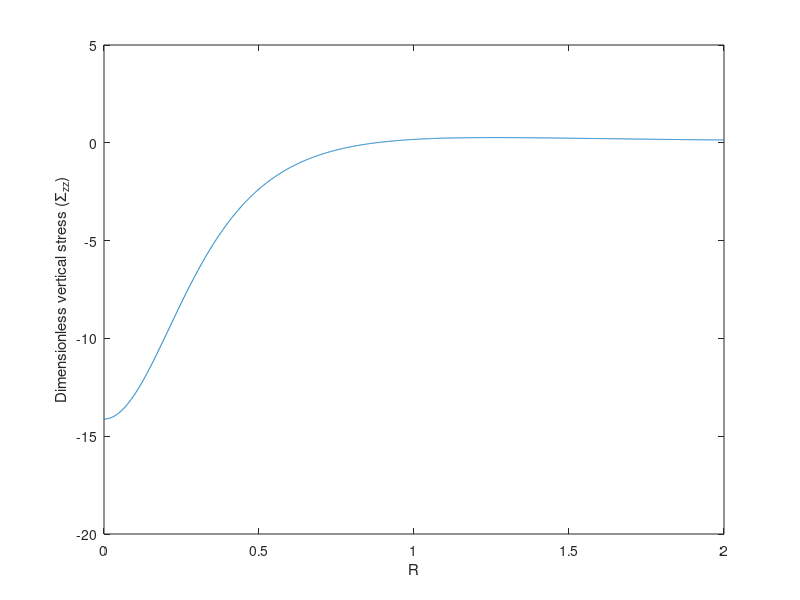

Write MATLAB code to recreate this figure.
R=0:0.001:2;
Z=0.5;
nu=0.2;gamma=3.2453;beta=2.9247;H=0.8;
delta=3-4.*nu;
delta2=(1-2.*nu).^2+4.*(1-nu).^2;
A=delta+(1./delta);
B=4./delta;
C=(((delta-1).^2)./delta)+(delta./(delta+1).^2)+1;
I1=delta.*(Z./(Z.^2+R.^2).^(3/2)+Z.*(2.*Z.^2-R.^2)./(Z.^2+R.^2).^(5/2));
A1=Z+2.*H;
I2=(delta.*A-delta2).*A1./(A1.^2+R.^2).^(3/2)-....
(2.*A1.^2-R.^2).*(Z.*(1-A.*delta)-2.*H)./(A1.^2+R.^2).^(5/2)+....
3.*(2.*A1.^2-3.*R.^2).*A1.*H.*(2.*(Z-H)+delta.*B.*H)./(A1.^2+R.^2).^(7/2)+....
3.*delta.*B.*Z.*H.^2.*(8.*A1.^4-24.*A1.^2.*R.^2+3.*R.^4)./(A1.^2+R.^2).^(9/2);
A2=Z+4.*H;
I3=-delta2.*A.*A2./(A2.^2+R.^2).^(3/2)-....
(2.*A2.^2-R.^2).*A.*(Z-2.*H)./(A2.^2+R.^2).^(5/2)+....
3.*(2.*A2.^2-3.*R.^2).*A2.*H.*(2.*A.*(Z-H)-B.*H.*delta2)./(A2.^2+R.^2).^(7/2)-....
3.*B.*H.^2.*(Z-2.*H).*(8.*A2.^4-24.*A2.^2.*R.^2+3.*R.^4)./(A2.^2+R.^2).^(9/2)+....
30.*A2.*B.*H.^3.*(Z-H).*(8.*A2.^4-40.*A2.^2.*R.^2+15.*R.^4)./(A2.^2+R.^2).^(11/2);
A3=Z+gamma.*H;
I4=C.*A3./(A3.^2+R.^2).^(3/2)+....
(2.*A3.^2-R.^2).*C.*Z./(A3.^2+R.^2).^(5/2)+....
3.*beta.*(2.*A3.^2-3.*R.^2).*A3.*H.^2./(A3.^2+R.^2).^(7/2)+....
3.*beta.*Z.*H.^2.*(8.*A3.^4-24.*A3.^2.*R.^2+3.*R.^4)./(A3.^2+R.^2).^(9/2);
A4=Z+(gamma+2).*H;
I5=-delta2.*C.*A4./(A4.^2+R.^2).^(3/2)-....
(2.*A4.^2-R.^2).*C.*(Z-2.*H)./(A4.^2+R.^2).^(5/2)+....
3.*(2.*A4.^2-3.*R.^2).*A4.*H.*(2.*C.*(Z-H)-beta.*H.*delta2)./(A4.^2+R.^2).^(7/2)-....
3.*beta.*H.^2.*(Z-2.*H).*(8.*A4.^4-24.*A4.^2.*R.^2+3.*R.^4)./(A4.^2+R.^2).^(9/2)+....
30.*A4.*beta.*H.^3.*(Z-H).*(8.*A4.^4-40.*A4.^2.*R.^2+15.*R.^4)./(A4.^2+R.^2).^(11/2);
A5=2.*H-Z;
I6=-delta2.*A5./(A5.^2+R.^2).^(3/2)-....
(2.*A5.^2-R.^2).*A5./(A5.^2+R.^2).^(5/2)+....
6.*(2.*A5.^2-3.*R.^2).*A5.*H.*(Z-H)./(A5.^2+R.^2).^(7/2);
A6=4.*H-Z;
I7=(delta-delta2.*A).*A6./(A6.^2+R.^2).^(3/2)+....
(2.*A6.^2-R.^2).*(Z.*(A-delta)-2.*H.*A)./(A6.^2+R.^2).^(5/2)+....
3.*(2.*A6.^2-3.*R.^2).*A6.*H.*(2.*A.*(Z-H)-B.*H.*delta2)./(A6.^2+R.^2).^(7/2)+....
3.*B.*H.^2.*(Z-2.*H).*(8.*A6.^4-24.*A6.^2.*R.^2+3.*R.^4)./(A6.^2+R.^2).^(9/2)+....
30.*A6.*B.*H.^3.*(Z-H).*(8.*A6.^4-40.*A6.^2.*R.^2+15.*R.^4)./(A6.^2+R.^2).^(11/2);
A7=6.*H-Z;
I8=delta.*(3.*B.*H.^2.*Z.*(8.*A7.^4-24.*A7.^2.*R.^2+3.*R.^4)./(A7.^2+R.^2).^(9/2)-....
3.*(2.*A7.^2-3.*R.^2).*B.*A7.*H.^2./(A7.^2+R.^2).^(7/2)+....
(2.*A7.^2-R.^2).*Z.*A./(A7.^2+R.^2).^(5/2)-....
A.*A7./(A7.^2+R.^2).^(3/2));
A8=(gamma+2).*H-Z;
I9=-delta2.*C.*A8./(A8.^2+R.^2).^(3/2)+....
(2.*A8.^2-R.^2).*C.*(Z-2.*H)./(A8.^2+R.^2).^(5/2)+....
3.*(2.*A8.^2-3.*R.^2).*A8.*H.*(2.*C.*(Z-H)-beta.*H.*delta2)./(A8.^2+R.^2).^(7/2)+....
3.*beta.*H.^2.*(Z-2.*H).*(8.*A8.^4-24.*A8.^2.*R.^2+3.*R.^4)./(A8.^2+R.^2).^(9/2)+....
30.*A8.*beta.*H.^3.*(Z-H).*(8.*A8.^4-40.*A8.^2.*R.^2+15.*R.^4)./(A8.^2+R.^2).^(11/2);
A9=(gamma+4).*H-Z;
I10=delta.*(3.*beta.*H.^2.*Z.*(8.*A9.^4-24.*A9.^2.*R.^2+3.*R.^4)./(A9.^2+R.^2).^(9/2)-....
3.*(2.*A9.^2-3.*R.^2).*beta.*A9.*H.^2./(A9.^2+R.^2).^(7/2)+....
(2.*A9.^2-R.^2).*Z.*C./(A9.^2+R.^2).^(5/2)-....
C.*A9./(A9.^2+R.^2).^(3/2));
sigma=(-I1+I2-I3-I4+I5+I6-I7-I8+I9+I10)./2;
Sigmazz=real(sigma);
XX=[R;Sigmazz];
fid=fopen('F8.txt','wt');
fprintf(fid,'%-10.6f %-10.6f \n',XX);
fclose(fid);
% subplot(3,2,1)
%       plot(X,SIGMA11)
%      hold on
% plot(X,SIGMA12)
% hold on
% subplot(3,2,2)
   plot(R,Sigmazz)
     xlabel('R'); ylabel('Dimensionless vertical stress (\Sigma_{zz})');
   hold on